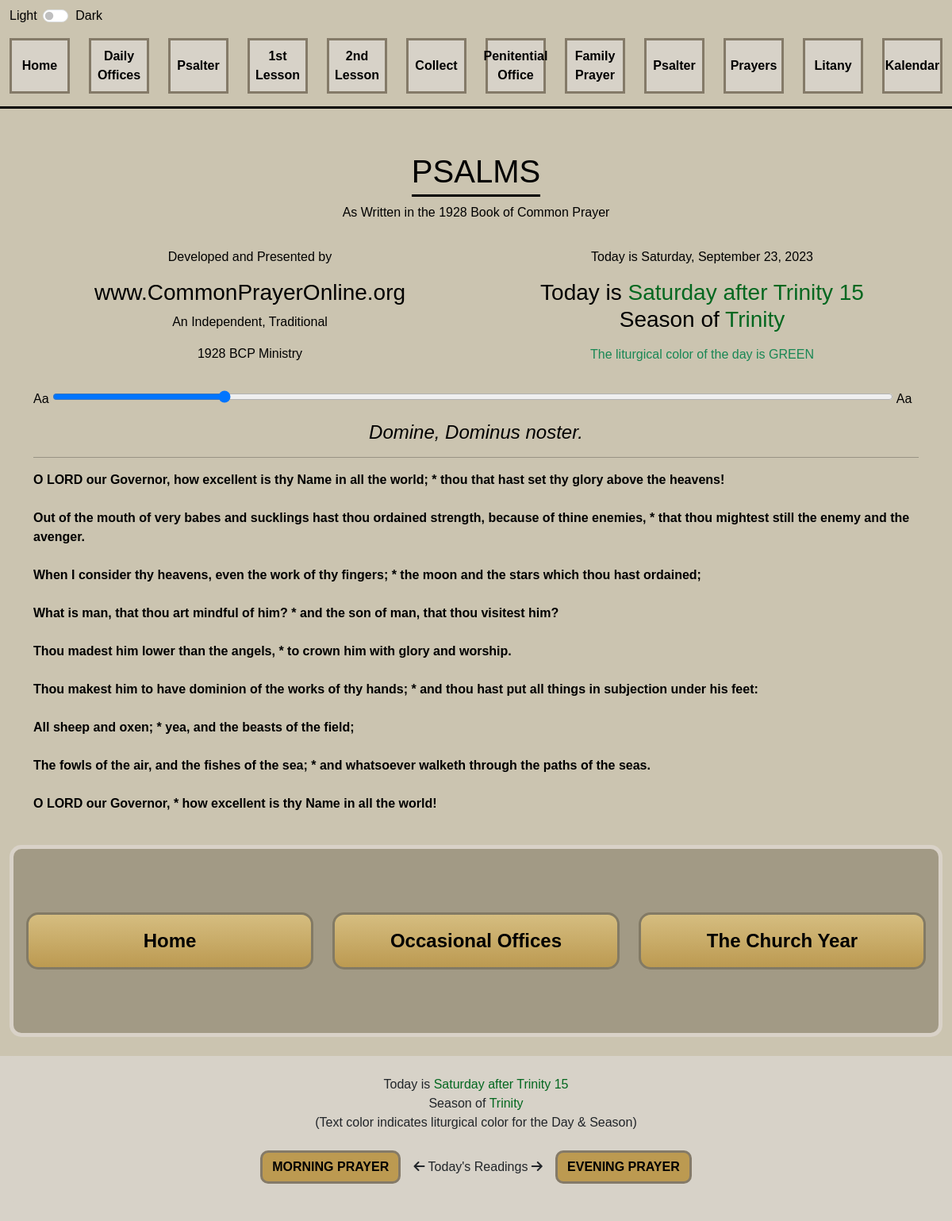
Page /psalm/8 on the earlier database version.
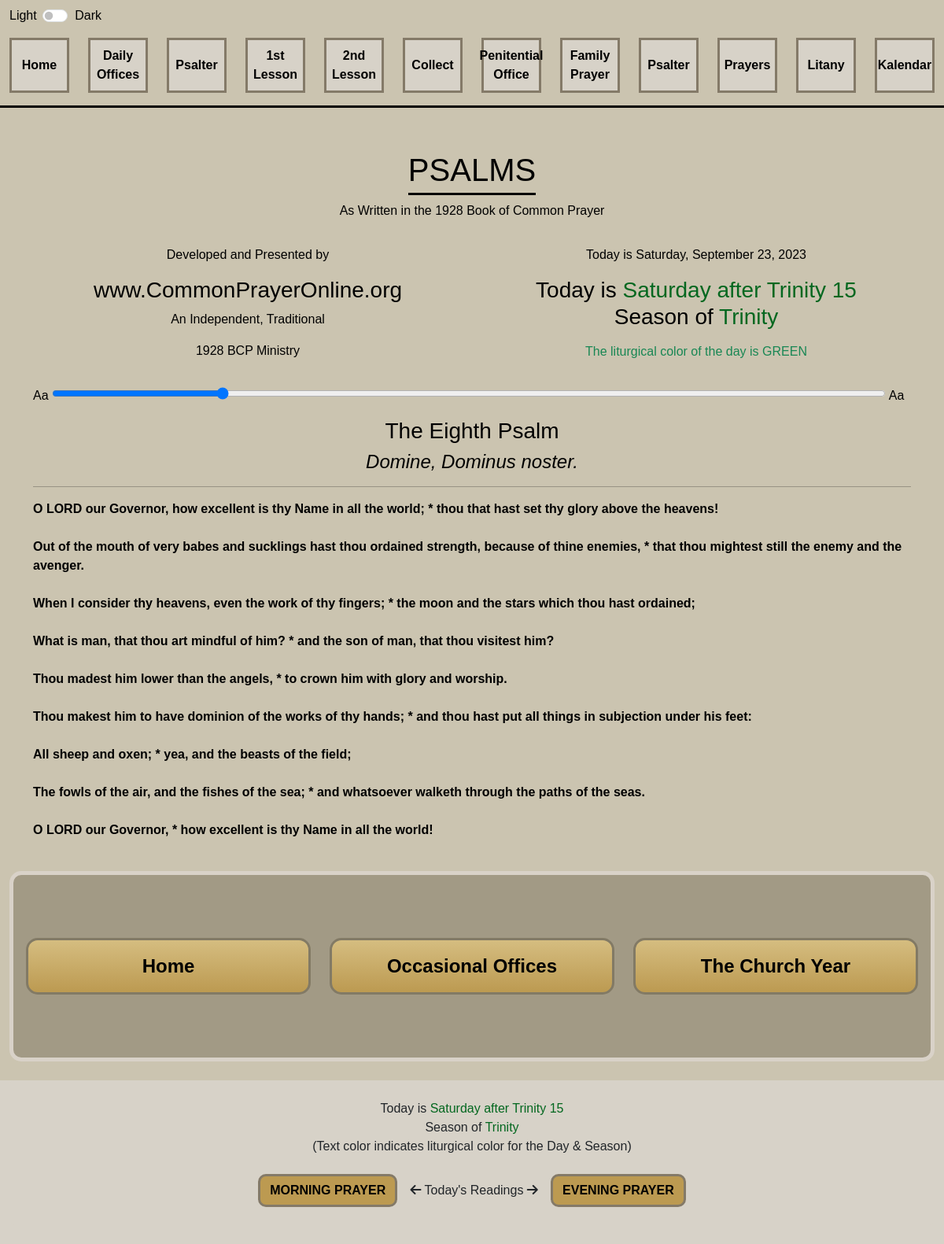
Same page on the later database version.
### tables this page shows
CREATE TABLE `psalm` (
  `id` int(11) NOT NULL,
  `description` text NOT NULL,
  `inserted_at` datetime NOT NULL,
  `updated_at` datetime NOT NULL
);

### include/dbController.php (called while the page is built, shortened)
<?php
class DBController {
    private $host = "localhost";
    private $user = "root";
    private $password = "";
    private $database = "cpo";
    private $conn;
    function __construct() {
        $this->conn = $this->connectDB();
    }
    function connectDB() {
        $conn = mysqli_connect($this->host,$this->user,$this->password,$this->database);
        return $conn;
    }
    function runQuery($query) {
        $result = mysqli_query($this->conn,$query);
        while($row=mysqli_fetch_assoc($result)) {
            $resultset[] = $row;
        }
        if(!empty($resultset))
            return $resultset;
    }
}

### psalm.php (the view, shortened to what this page needs)
<?php
require_once("include/dbController.php");
require_once('event-calculation.php');
$db_handle = new DBController();
$url = $_SERVER['REQUEST_URI'];
$id = substr($url, strrpos($url, '/') + 1);
$extension = '../';
$description = '';
$query = "SELECT * FROM psalm where id='$id'";
$data = $db_handle->runQuery($query);
$row = $db_handle->numRows($query);
for ($j = 0; $j < $row; $j++) {
    $description = $data[$j]["description"];
}
?>
<!doctype html>
<html lang="en">
<head>
    <link href="<?php echo $extension; ?>assets/vendor/Bootstrap/css/bootstrap.min.css" rel="stylesheet"/>
    <link href="<?php echo $extension; ?>assets/vendor/FontAwesome/css/all.min.css" rel="stylesheet"/>
    <link href='<?php echo $extension; ?>assets/vendor/Animate/animate.min.css' rel='stylesheet'/>
    <link href="<?php echo $extension; ?>assets/css/style.css" rel="stylesheet"/>
</head>
<body>
<section class="fixed-top cpo-bg">
    <div class="container-fluid form-check form-switch mt-2 position-absolute" style="padding-left: unset">
        <div class="row mx-lg-0 mx-auto" style="max-width: 125px">
            <div class="col-4">
                <label class="form-check-label" for="darkModeSwitch">Light</label>
            </div>
            <div class="col-4">
                <input class="form-check-input" type="checkbox" role="switch" id="darkModeSwitch"
                       style="margin-left: unset;">
            </div>
            <div class="col-4">
                <label class="form-check-label" for="darkModeSwitch">Dark</label>
            </div>
        </div>
    </div>
    <section class="container-fluid" id="menu-items">
        <div class="row pt-5">
            <div class="col-lg-3 wow fadeInLeft" data-wow-duration="0.4s" data-wow-delay="0.4s">
                <div class="row">
                    <div class="col-4 mb-3">
                        <a class="btn btn-primary cpo-home-btn w-100 d-flex justify-content-center align-items-center"
                           href="<?php echo $extension; ?>home">Home</a>
                    </div>
                    <div class="col-4 mb-3">
                        <a class="btn btn-primary cpo-home-btn w-100 d-flex justify-content-center align-items-center"
                           href="<?php echo $extension; ?>daily-office">Daily Offices</a>
                    </div>
                    <div class="col-4 mb-3">
                        <a class="btn btn-primary cpo-home-btn w-100 d-flex justify-content-center align-items-center"
                           href="<?php echo $extension; ?>psalter">Psalter</a>
                    </div>
                </div>
            </div>
            <div class="col-lg-3 wow fadeInLeft" data-wow-duration="0.5s" data-wow-delay="0.5s">
                <div class="row">
                    <div class="col-4 mb-3">
                        <a class="btn btn-primary cpo-home-btn w-100 d-flex justify-content-center align-items-center"
                           href="#">
                            1st<br/>
                            Lesson
                        </a>
                    </div>
                    <div class="col-4 mb-3">
                        <a class="btn btn-primary cpo-home-btn w-100 d-flex justify-content-center align-items-center"
                           href="#">
                            2nd<br/>
                            Lesson
                        </a>
                    </div>
                    <div class="col-4 mb-3">
                        <a class="btn btn-primary cpo-home-btn w-100 d-flex justify-content-center align-items-center"
                           href="<?php echo $extension; ?>collects">Collect</a>
                    </div>
                </div>
            </div>
            <div class="col-lg-3 wow fadeInRight" data-wow-duration="0.5s" data-wow-delay="0.5s">
                <div class="row">
                    <div class="col-4 mb-3">
                        <a class="btn btn-primary cpo-home-btn w-100 d-flex justify-content-center align-items-center"
                           href="<?php echo $extension; ?>penitential-office">Penitential Office</a>
                    </div>
                    <div class="col-4 mb-3">
                        <a class="btn btn-primary cpo-home-btn w-100 d-flex justify-content-center align-items-center"
                           href="<?php echo $extension; ?>family-prayer">Family Prayer</a>
                    </div>
                    <div class="col-4 mb-3">
                        <a class="btn btn-primary cpo-home-btn w-100 d-flex justify-content-center align-items-center"
                           href="<?php echo $extension; ?>psalter">Psalter</a>
                    </div>
                </div>
            </div>
            <div class="col-lg-3 wow fadeInRight" data-wow-duration="0.4s" data-wow-delay="0.4s">
                <div class="row">
                    <div class="col-4 mb-3">
                        <a class="btn btn-primary cpo-home-btn w-100 d-flex justify-content-center align-items-center"
                           href="<?php echo $extension; ?>prayers-and-thanksgivings">Prayers</a>
                    </div>
                    <div class="col-4 mb-3">
                        <a class="btn btn-primary cpo-home-btn w-100 d-flex justify-content-center align-items-center"
                           href="<?php echo $extension; ?>litany">Litany</a>
                    </div>
                    <div class="col-4 mb-3">
                        <a class="btn btn-primary cpo-home-btn w-100 d-flex justify-content-center align-items-center"
                           href="<?php echo $extension; ?>kallender">Kalendar</a>
                    </div>
                </div>
            </div>
        </div>
    </section>
</section>
<section class="container cpo-body-padding-top">
    <div class="row">
        <div class="col-12 pt-5 text-center">
            <h1 class="cpo-content-page-title">PSALMS</h1>
            <p>As Written in the 1928 Book of Common Prayer</p>
        </div>
        <div class="col-lg-6 text-center mt-3">
            <p>Developed and Presented by</p>
            <h3>www.CommonPrayerOnline.org</h3>
            <p>An Independent, Traditional</p>
            <p>1928 BCP Ministry</p>
        </div>
        <div class="col-lg-6 text-center mt-3">
            <p>
                <?php
                $dateString = date("l, F j, Y");
                echo "Today is " . $dateString;
                ?>
            </p>
            <h3>
                <?php
                $day=date('Y-m-d');
                getOccasionName($day);
                ?>
            </h3>
            <p class="mt-3 text-success">The liturgical color of the day is GREEN</p>
        </div>
        <div class="col-lg-12 mt-3">
            <div>
                <span>Aa</span>
                <input type="range" id="fontSizeRange" class="cpo-range" min="10" max="40" step="1" value="16"/>
                <span>Aa</span>
            </div>
        </div>
        <div class="col-lg-12 mt-3">
            <blockquote id="text-container">
                <?php echo $description; ?>
            </blockquote>
        </div>
    </div>
</section>
<section class="container-fluid">
    <div class="card mt-4 cpo-card-btn wow fadeInDown" data-wow-duration="1s" data-wow-delay="0.5s">
        <div class="row">
            <div class="col-lg-4 mb-3">
                <a class="btn btn-primary cpo-btn-home w-100" href="<?php echo $extension; ?>home">Home</a>
            </div>
            <div class="col-lg-4 mb-3">
                <a class="btn btn-primary cpo-btn-home w-100" href="<?php echo $extension; ?>occasional-office">Occasional Offices</a>
            </div>
            <div class="col-lg-4 mb-3">
                <a class="btn btn-primary cpo-btn-home w-100" href="<?php echo $extension; ?>church-year">The Church Year</a>
            </div>
        </div>
    </div>
</section>
<section class="cpo-footer-bg">
    <div class="container-fluid pb-4">
        <div class="card cpo-footer-card mt-4 text-center pt-4 pb-3 wow fadeInDown" data-wow-duration="1s"
             data-wow-delay="0.5s">
            <p>
                (Text color indicates liturgical color for the Day & Season)
            </p>
            <div class="row">
                <div class="col-lg-6 mx-auto">
                    <div class="d-flex justify-content-center">
                        <a class="btn btn-primary cpo-footer-btn d-flex justify-content-center align-items-center"
                           href="#">
                            MORNING PRAYER
                        </a>
                        <p class="mt-3 d-lg-block d-none"><i class="fa-solid fa-arrow-left"></i> Today's Readings <i
                                    class="fa-solid fa-arrow-right"></i></p>
                        <a class="btn btn-primary cpo-footer-btn d-flex justify-content-center align-items-center"
                           href="#">
                            EVENING PRAYER
                        </a>
                    </div>
                </div>
            </div>
        </div>
    </div>
</section>
</body>
</html>

### event-calculation.php (shortened to what this page needs)
<?php
function calculateEasterDate($year)
{
    $a = $year % 19;
    $b = floor($year / 100);
    $c = $year % 100;
    $d = floor($b / 4);
    $e = $b % 4;
    $f = floor(($b + 8) / 25);
    $g = floor(($b - $f + 1) / 3);
    $h = (19 * $a + $b - $d - $g + 15) % 30;
    $i = floor($c / 4);
    $k = $c % 4;
    $l = (32 + 2 * $e + 2 * $i - $h - $k) % 7;
    $m = floor(($a + 11 * $h + 22 * $l) / 451);
    $month = floor(($h + $l - 7 * $m + 114) / 31);
    $day = (($h + $l - 7 * $m + 114) % 31) + 1;
    return date("Y-m-d", mktime(0, 0, 0, $month, $day, $year));
}
function getDayOfWeekName($date)
{
    $dayOfWeek = date('N', strtotime($date));
    $dayOfWeekNames = [
        1 => 'Monday',
        2 => 'Tuesday',
        3 => 'Wednesday',
        4 => 'Thursday',
        5 => 'Friday',
        6 => 'Saturday',
        7 => 'Sunday',
    ];
    return $dayOfWeekNames[$dayOfWeek];
}
function getPreviousLiturgicalOccasion($date)
{
    $year = date('Y', strtotime($date));
    $easterDate = calculateEasterDate($year);
    $date_epiphany = $year . '-01-06';
    $epiphany = new DateTime("$year-01-06");
    while ($epiphany->format('N') != 7) {
        $epiphany->add(new DateInterval('P1D'));
    }
    $first_sunday_after_epiphany_date = $epiphany->format('Y-m-d');
    $christmasDate = $year . '-12-25';
    $christmasTimestamp = strtotime($christmasDate);
    if (date("w", $christmasTimestamp) == 0) {
        $nextSundayTimestamp = strtotime("+1 week", $christmasTimestamp);
    } else {
        $daysUntilNextSunday = 7 - date("w", $christmasTimestamp);
        $nextSundayTimestamp = strtotime("+" . $daysUntilNextSunday . " days", $christmasTimestamp);
    }
    if (date("w", $christmasTimestamp) == 0) {
        $previousSundayTimestamp = strtotime("-1 week", $christmasTimestamp);
    } else {
        $daysUntilPreviousSunday = date("w", $christmasTimestamp);
        $previousSundayTimestamp = strtotime("-" . $daysUntilPreviousSunday . " days", $christmasTimestamp);
    }
    $previousSundayChristmas = date("Y-m-d", $previousSundayTimestamp);
    $nextSundayAfterChristmas = date("Y-m-d", $nextSundayTimestamp);
    $septuagesimaSunday = date('Y-m-d', strtotime("$easterDate -63 days"));
    for ($i = 0; $i < 6; $i++) {
        if (strtotime($septuagesimaSunday) < strtotime("$first_sunday_after_epiphany_date +" . ($i + 1) . " weeks")) {
            unset($liturgicalDates[$epiphan_sunday[$i]]);
        }
    }
    for ($i = 0; $i < 26; $i++) {
        if (strtotime("$previousSundayChristmas -29 days") < strtotime("$easterDate +" . ($i + 9) . " weeks")) {
            unset($liturgicalDates[$trinity_sunday[$i]]);
        }
    }
    $nextYear = $year + 1;
    if (strtotime("$nextSundayAfterChristmas +1 week") > strtotime($nextYear . '-01-05')) {
        unset($liturgicalDates['2nd Sunday after Christmas']);
    }
    asort($liturgicalDates);
    $previousOccasion = null;
    foreach ($liturgicalDates as $occasion => $liturgicalDate) {
        $formattedLiturgicalDate = date('Y-m-d', strtotime($liturgicalDate));
        $formattedDate = date('Y-m-d', strtotime($date));
        if (strtotime($formattedLiturgicalDate) <= strtotime($formattedDate)) {
            $previousOccasion = $occasion;
        } else {
            break;
        }
    }
    return $previousOccasion;
}
function getOccasionName($today)
{
    $occasionForLastSunday = getPreviousLiturgicalOccasion($today);
    if ($occasionForLastSunday) {
        $dayOfWeek = getDayOfWeekName($today);
        $christmas = date('m-d', strtotime($today));
        $epiphany = date('m-d', strtotime($today));
        if ($dayOfWeek != 'Sunday' && $christmas != '12-25' && $epiphany != '01-06') {
            $found_number = '';
            $text = $occasionForLastSunday;
            $pattern = '/\b(\d+)(?:st|nd|rd|th)?\b/';
            if (preg_match($pattern, $text, $matches)) {
                $found_number = $matches[1];
            }
            $lastSpacePos = strrpos($occasionForLastSunday, ' ');
            if ($lastSpacePos !== false && $found_number != '') {
                $lastWord = substr($occasionForLastSunday, $lastSpacePos + 1);
            } else {
                $lastWord = $occasionForLastSunday;
            }
            echo "Today is <span class='cpo-event-color'>$dayOfWeek after $lastWord $found_number</span><br/>";
            echo "Season of <span class='cpo-event-color'>$lastWord</span><br/>";
        } else {
            echo "Today is <span class='cpo-event-color'>$occasionForLastSunday</span><br/>";
        }
    }
}

### assets/css/style.css (style rules this page uses)
:root { --background-color: #cbc4b0; --dynamic-background-color: #ffffff; --text-color: #000; --link-color: #00008b; }
a { color: var(--link-color); text-decoration: none; }
body { background-color: var(--background-color); color: var(--text-color); font-family: 'Orpheus-Pro-Bold', sans-serif; }
.cpo-home-btn { border: 3px solid #847a68; border-radius: unset; background: #d7d2c8; color: black; font-weight: bold; height: 70px; margin: auto; }
.cpo-card-btn { background: #a29a85; padding: 5rem 1rem 4rem; border: 5px solid #d9d2c8; border-radius: 15px; }
.cpo-btn-home { background-image: linear-gradient(#d5bd80, #bc9a51); border: 3px solid #827a65; color: black; font-size: 1.5rem; font-weight: bold; padding-top: 15px; padding-bottom: 15px; border-radius: 15px; }
.cpo-footer-bg { background: #d7d2c8; }
.cpo-footer-card { background: #d7d2c8; border: unset; }
.cpo-footer-btn { border: 3px solid #847a68; border-radius: 10px; background: #bc9a51; color: black; font-weight: bold; margin: auto; }
.cpo-content-page-title { display: inline-block; padding-bottom: 5px; border-bottom: 3px solid var(--text-color); }
#text-container { font-size: 16px; }
.cpo-bg { background: var(--background-color); border-bottom: 3px solid var(--text-color); }
.cpo-body-padding-top { padding-top: 9rem; }
.cpo-range { width: 95%; }
.cpo-event-color { color: #03671f; }

Differences in the rows shown:
changed psalm: description "Domine, Dominus noster. O…" → "The Eighth Psalm Domine, Dominus noster. O…"
